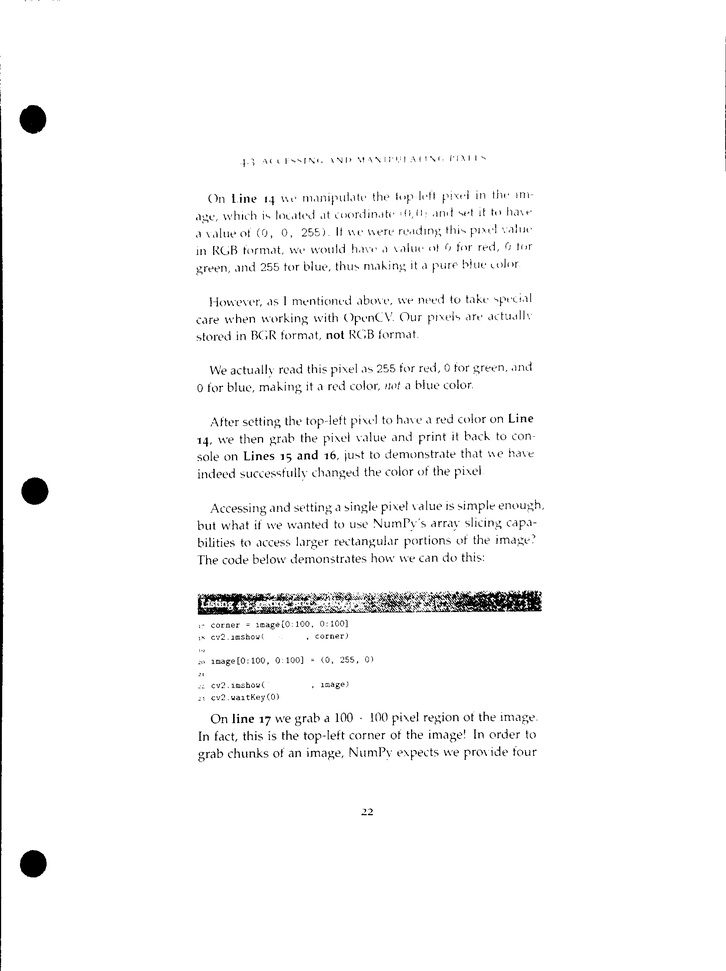
#> input picture 文档扫描OCR操作（使用tesseract-ocr)/scan.jpg, 726 x 971 px, shrunk from 1962 x 2624 before the run
$ python tesseract_ocr.py
#> lines starting #> are read from the running program, lines starting #| are printed output that depends on the picture; after the words box and inside, x2 and y2 are one past the last pixel; in counts of white or black regions, pixels touching at a corner belong together
__author__ = "Luke Liu"
#encoding="utf-8"
# https://digi.bib.uni-mannheim.de/tesseract/
# 配置环境变量如E:\Program Files (x86)\Tesseract-OCR
# tesseract -v进行测试
# tesseract XXX.png 得到结果
# pip install pytesseract
# anaconda lib site-packges pytesseract pytesseract.py
# tesseract_cmd 修改为绝对路径即可
from PIL import Image
import pytesseract
import cv2
import os
import matplotlib.pyplot as plt

preprocess = 'thresh'  # thresh

image = cv2.imread('scan.jpg')
#> image is the input picture: shape (971, 726, 3); min 0, max 255, mean 248.1
gray = cv2.cvtColor(image, cv2.COLOR_BGR2GRAY)


if preprocess == "thresh":
    gray = cv2.threshold(gray, 0, 255, cv2.THRESH_BINARY | cv2.THRESH_OTSU)[1]
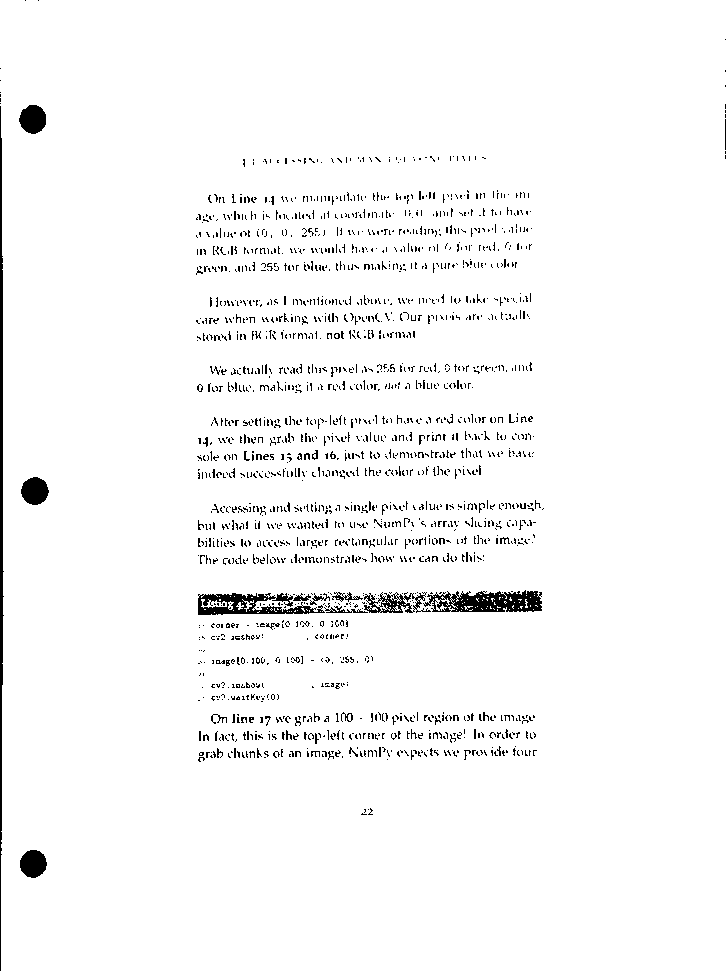
#> gray: shape (971, 726); 96.8% white; 1859 black regions (1788 under 20 px), largest, box (x1, y1, x2, y2) and area: (0, 106, 4, 971) 2000, (423, 590, 542, 612) 1759, (198, 593, 325, 615) 1468

if preprocess == "blur":
    gray = cv2.medianBlur(gray, 3)

filename = "{}.png".format(os.getpid())
cv2.imwrite(filename, gray)

print("begin")
tessdata_dir_config = '--tessdata-dir "C:\\Program Files (x86)\\Tesseract-OCR\\tessdata"'
#> (the run stopped early here; a loop or call above may not have finished)
